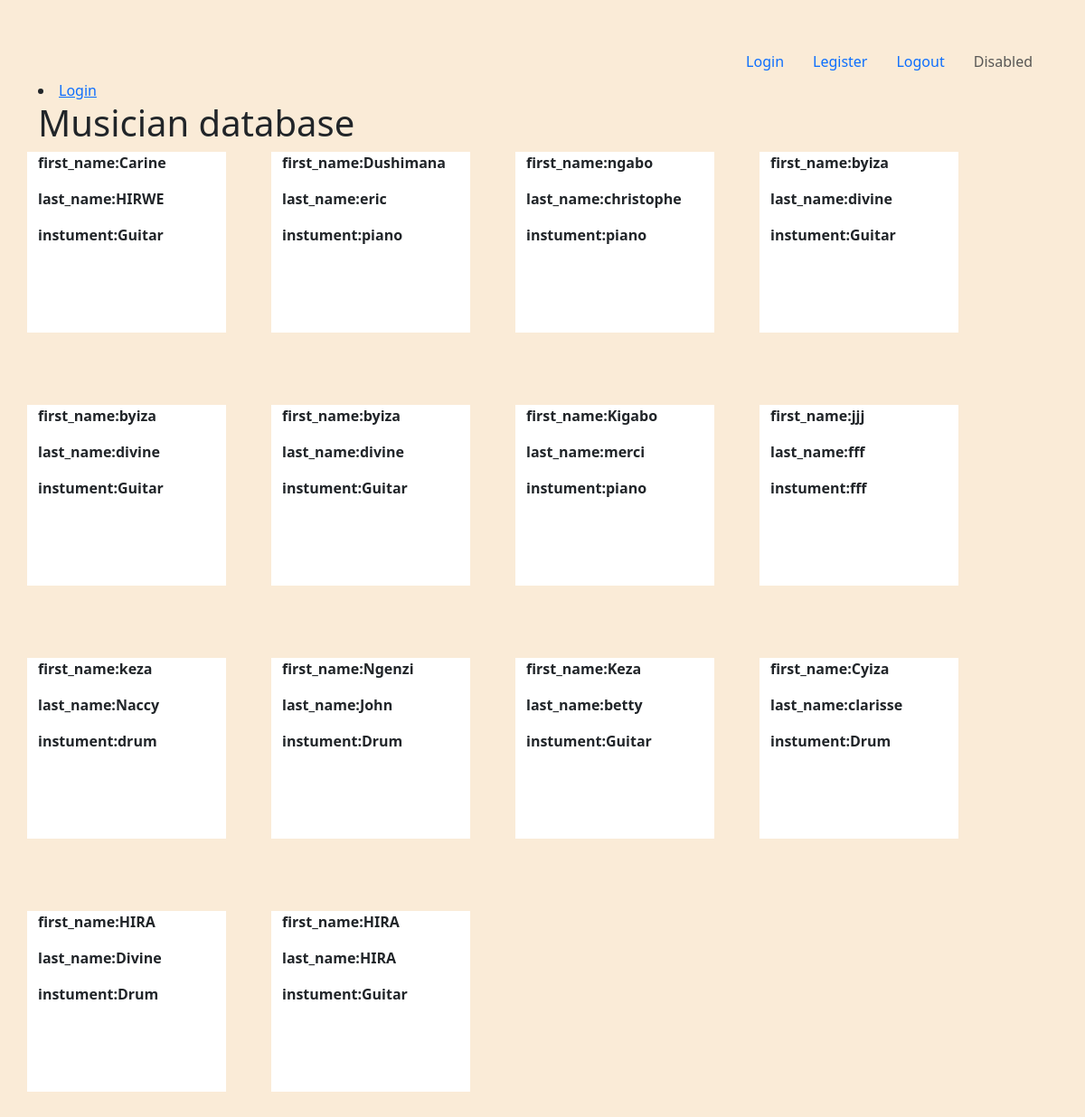
The page / on the database its author committed.
### core/models.py (models this page shows, shortened)
class Musician(models.Model):
    first_name= models.CharField(max_length=300)
    last_name= models.CharField(max_length=400)
    instrument= models.CharField(max_length=100)
    class Album(models.Model):
          name = models.CharField(max_length=100)
          release_date = models.DateField()
          num_stars = models.IntegerField()

### core/views.py (the view)
# urls.py: path('',views.welcome, name='welcome'),
def welcome(request):
   all_musicians= Musician.objects.all()
   return render(request,'index.html',{'all':all_musicians})

### core/templates/index.html (shortened to what this page needs)
{% extends 'base.html' %}
{% block content %}
<ul class="nav justify-content-end">
  {% if user.is_authenticated%}
</li>
<li class="nav-item">
  <a class="nav-link" href="{% url 'logout' %}">Logout</a>
</li>
   {% else %}
  <li class="nav-item">
    <a class="nav-link active" href="{% url 'login' %}">Login</a>
  </li>
  {%endif%}
  <li class="nav-item">
    <a class="nav-link" href="{% url 'legister' %}">Legister</a>
  </li>
  <li class="nav-item">
    <a class="nav-link" href="{% url 'logout' %}">Logout</a>
  </li>
  <li class="nav-item">
    <a class="nav-link disabled" href="#" tabindex="-1" aria-disabled="true">Disabled</a>
  </li>
</ul>
<li class="nav-item">
    <a class="nan-link" href="{% url 'login' %}">
      Login
    </a>
  </li>
  <h1> Musician database</h1>
<div class="row">
  {% for item in all%}
  <div class="col-sm-2 part_2">
  <p><strong> first_name:{{item.first_name}}</strong> </p>
     <p> <strong> last_name:{{item.last_name}}</strong> </p>
      <p><strong> instument:{{item.instrument}}</strong></p>
  </div>
  <br><br>
  {% endfor %}
</div>
{% endblock content %}

### core/templates/base.html (shortened to what this page needs)
<!doctype html>
<html lang="en">
  <head>
    <link href="https://cdn.jsdelivr.net/npm/bootstrap@5.3.0-alpha1/dist/css/bootstrap.min.css" rel="stylesheet">
    {% load static %}
    <link rel="stylesheet" href={%static 'style.css'%}>
  </head>
  <body><br><br>
  <div class='container'>
    {% block content %}
    {% endblock  %}
  </div>
  </body>
</html>

### core/static/style.css (style rules this page uses)
body { background-color: antiquewhite; }

### core/templates/base.html (style rules this page uses)
.part_2 { background-color:white; margin-right:50px; margin-bottom:80px; height: 200px; width: 220px; }

### rows shown on the page
Musician: first_name "Carine", last_name "HIRWE", instrument "Guitar"
Musician: first_name "Dushimana", last_name "eric", instrument "piano"
Musician: first_name "ngabo", last_name "christophe", instrument "piano"
Musician: first_name "byiza", last_name "divine", instrument "Guitar"
Musician: first_name "byiza", last_name "divine", instrument "Guitar"
Musician: first_name "byiza", last_name "divine", instrument "Guitar"
Musician: first_name "Kigabo", last_name "merci", instrument "piano"
Musician: first_name "jjj", last_name "fff", instrument "fff"
Musician: first_name "keza", last_name "Naccy", instrument "drum"
Musician: first_name "Ngenzi", last_name "John", instrument "Drum"
Musician: first_name "Keza", last_name "betty", instrument "Guitar"
Musician: first_name "Cyiza", last_name "clarisse", instrument "Drum"
Musician: first_name "HIRA", last_name "Divine", instrument "Drum"
Musician: first_name "HIRA", last_name "HIRA", instrument "Guitar"
